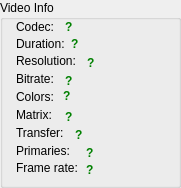
   <widget class="QGroupBox" name="VideoInfoGB">
    <property name="geometry">
     <rect>
      <x>611</x>
      <y>8</y>
      <width>181</width>
      <height>188</height>
     </rect>
    </property>
    <property name="title">
     <string>Video Info</string>
    </property>
    <widget class="QLabel" name="EncoderLabel">
     <property name="geometry">
      <rect>
       <x>16</x>
       <y>19</y>
       <width>49</width>
       <height>16</height>
      </rect>
     </property>
     <property name="text">
      <string>Codec:</string>
     </property>
    </widget>
    <widget class="QLabel" name="DurationLabel">
     <property name="geometry">
      <rect>
       <x>16</x>
       <y>34</y>
       <width>62</width>
       <height>20</height>
      </rect>
     </property>
     <property name="text">
      <string>Duration:</string>
     </property>
    </widget>
    <widget class="QLabel" name="ResolutionLabel">
     <property name="geometry">
      <rect>
       <x>16</x>
       <y>51</y>
       <width>71</width>
       <height>20</height>
      </rect>
     </property>
     <property name="text">
      <string>Resolution:</string>
     </property>
    </widget>
    <widget class="QLabel" name="VidBitrateLabel">
     <property name="geometry">
      <rect>
       <x>16</x>
       <y>71</y>
       <width>49</width>
       <height>16</height>
      </rect>
     </property>
     <property name="text">
      <string>Bitrate:</string>
     </property>
    </widget>
    <widget class="QLabel" name="ColorsLabel">
     <property name="geometry">
      <rect>
       <x>16</x>
       <y>89</y>
       <width>43</width>
       <height>16</height>
      </rect>
     </property>
     <property name="text">
      <string>Colors:</string>
     </property>
    </widget>
    <widget class="QLabel" name="FPSLabel">
     <property name="geometry">
      <rect>
       <x>16</x>
       <y>160</y>
       <width>67</width>
       <height>16</height>
      </rect>
     </property>
     <property name="text">
      <string>Frame rate:</string>
     </property>
    </widget>
    <widget class="QLabel" name="MatrixLabel">
     <property name="geometry">
      <rect>
       <x>16</x>
       <y>107</y>
       <width>75</width>
       <height>16</height>
      </rect>
     </property>
     <property name="text">
      <string>Matrix:</string>
     </property>
    </widget>
    <widget class="QLabel" name="TransferLabel">
     <property name="geometry">
      <rect>
       <x>16</x>
       <y>125</y>
       <width>61</width>
       <height>16</height>
      </rect>
     </property>
     <property name="text">
      <string>Transfer:</string>
     </property>
    </widget>
    <widget class="QLabel" name="VidformatValueLabel">
     <property name="geometry">
      <rect>
       <x>65</x>
       <y>19</y>
       <width>111</width>
       <height>16</height>
      </rect>
     </property>
     <property name="font">
      <font>
       <weight>75</weight>
       <bold>true</bold>
      </font>
     </property>
     <property name="text">
      <string>&lt;html&gt;&lt;head/&gt;&lt;body&gt;&lt;p&gt;&lt;span style=&quot; color:#008000;&quot;&gt;?&lt;/span&gt;&lt;/p&gt;&lt;/body&gt;&lt;/html&gt;</string>
     </property>
    </widget>
    <widget class="QLabel" name="ResolutionValueLabel">
     <property name="geometry">
      <rect>
       <x>87</x>
       <y>53</y>
       <width>91</width>
       <height>20</height>
      </rect>
     </property>
     <property name="font">
      <font>
       <weight>75</weight>
       <bold>true</bold>
      </font>
     </property>
     <property name="text">
      <string>&lt;html&gt;&lt;head/&gt;&lt;body&gt;&lt;p&gt;&lt;span style=&quot; color:#008000;&quot;&gt;?&lt;/span&gt;&lt;/p&gt;&lt;/body&gt;&lt;/html&gt;</string>
     </property>
    </widget>
    <widget class="QLabel" name="BitrateValueLabel">
     <property name="geometry">
      <rect>
       <x>65</x>
       <y>71</y>
       <width>111</width>
       <height>20</height>
      </rect>
     </property>
     <property name="font">
      <font>
       <weight>75</weight>
       <bold>true</bold>
      </font>
     </property>
     <property name="text">
      <string>&lt;html&gt;&lt;head/&gt;&lt;body&gt;&lt;p&gt;&lt;span style=&quot; color:#008000;&quot;&gt;?&lt;/span&gt;&lt;/p&gt;&lt;/body&gt;&lt;/html&gt;</string>
     </property>
    </widget>
    <widget class="QLabel" name="ColorsValueLabel">
     <property name="geometry">
      <rect>
       <x>63</x>
       <y>84</y>
       <width>111</width>
       <height>25</height>
      </rect>
     </property>
     <property name="font">
      <font>
       <weight>75</weight>
       <bold>true</bold>
      </font>
     </property>
     <property name="text">
      <string>&lt;html&gt;&lt;head/&gt;&lt;body&gt;&lt;p&gt;&lt;span style=&quot; color:#008000;&quot;&gt;?&lt;/span&gt;&lt;/p&gt;&lt;/body&gt;&lt;/html&gt;</string>
     </property>
    </widget>
    <widget class="QLabel" name="FPSValueLabel">
     <property name="geometry">
      <rect>
       <x>86</x>
       <y>160</y>
       <width>91</width>
       <height>20</height>
      </rect>
     </property>
     <property name="font">
      <font>
       <weight>75</weight>
       <bold>true</bold>
      </font>
     </property>
     <property name="text">
      <string>&lt;html&gt;&lt;head/&gt;&lt;body&gt;&lt;p&gt;&lt;span style=&quot; color:#008000;&quot;&gt;?&lt;/span&gt;&lt;/p&gt;&lt;/body&gt;&lt;/html&gt;</string>
     </property>
    </widget>
    <widget class="QLabel" name="DurationValueLabel">
     <property name="geometry">
      <rect>
       <x>71</x>
       <y>36</y>
       <width>101</width>
       <height>16</height>
      </rect>
     </property>
     <property name="font">
      <font>
       <weight>75</weight>
       <bold>true</bold>
      </font>
     </property>
     <property name="text">
      <string>&lt;html&gt;&lt;head/&gt;&lt;body&gt;&lt;p&gt;&lt;span style=&quot; color:#008000;&quot;&gt;?&lt;/span&gt;&lt;/p&gt;&lt;/body&gt;&lt;/html&gt;</string>
     </property>
    </widget>
    <widget class="QLabel" name="MatrixValueLabel">
     <property name="geometry">
      <rect>
       <x>65</x>
       <y>107</y>
       <width>111</width>
       <height>20</height>
      </rect>
     </property>
     <property name="font">
      <font>
       <weight>75</weight>
       <bold>true</bold>
      </font>
     </property>
     <property name="text">
      <string>&lt;html&gt;&lt;head/&gt;&lt;body&gt;&lt;p&gt;&lt;span style=&quot; color:#008000;&quot;&gt;?&lt;/span&gt;&lt;/p&gt;&lt;/body&gt;&lt;/html&gt;</string>
     </property>
    </widget>
    <widget class="QLabel" name="TransferValueLabel">
     <property name="geometry">
      <rect>
       <x>75</x>
       <y>125</y>
       <width>101</width>
       <height>20</height>
      </rect>
     </property>
     <property name="font">
      <font>
       <weight>75</weight>
       <bold>true</bold>
      </font>
     </property>
     <property name="text">
      <string>&lt;html&gt;&lt;head/&gt;&lt;body&gt;&lt;p&gt;&lt;span style=&quot; color:#008000;&quot;&gt;?&lt;/span&gt;&lt;/p&gt;&lt;/body&gt;&lt;/html&gt;</string>
     </property>
    </widget>
    <widget class="QLabel" name="PrimariesLabel">
     <property name="geometry">
      <rect>
       <x>16</x>
       <y>143</y>
       <width>71</width>
       <height>16</height>
      </rect>
     </property>
     <property name="text">
      <string>Primaries:</string>
     </property>
    </widget>
    <widget class="QLabel" name="PrimariesValueLabel">
     <property name="geometry">
      <rect>
       <x>86</x>
       <y>143</y>
       <width>91</width>
       <height>20</height>
      </rect>
     </property>
     <property name="font">
      <font>
       <weight>75</weight>
       <bold>true</bold>
      </font>
     </property>
     <property name="text">
      <string>&lt;html&gt;&lt;head/&gt;&lt;body&gt;&lt;p&gt;&lt;span style=&quot; color:#008000;&quot;&gt;?&lt;/span&gt;&lt;/p&gt;&lt;/body&gt;&lt;/html&gt;</string>
     </property>
    </widget>
   </widget>
